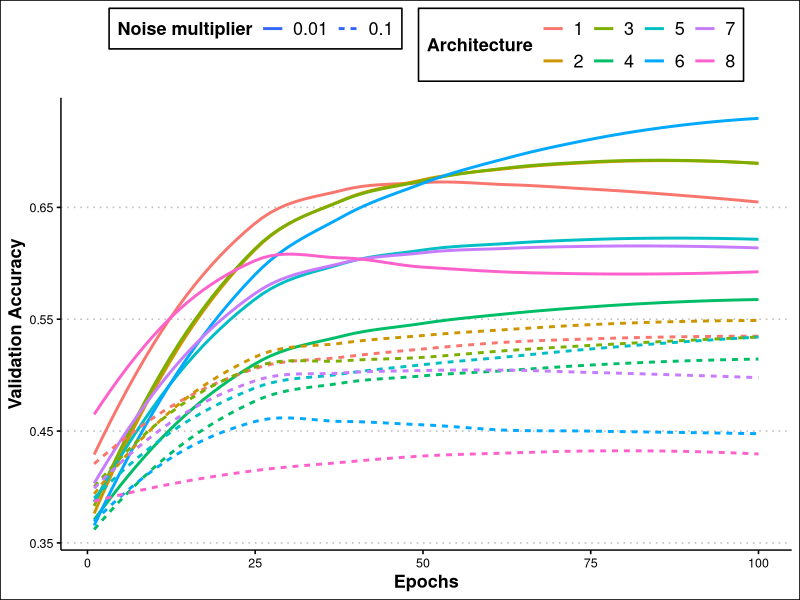
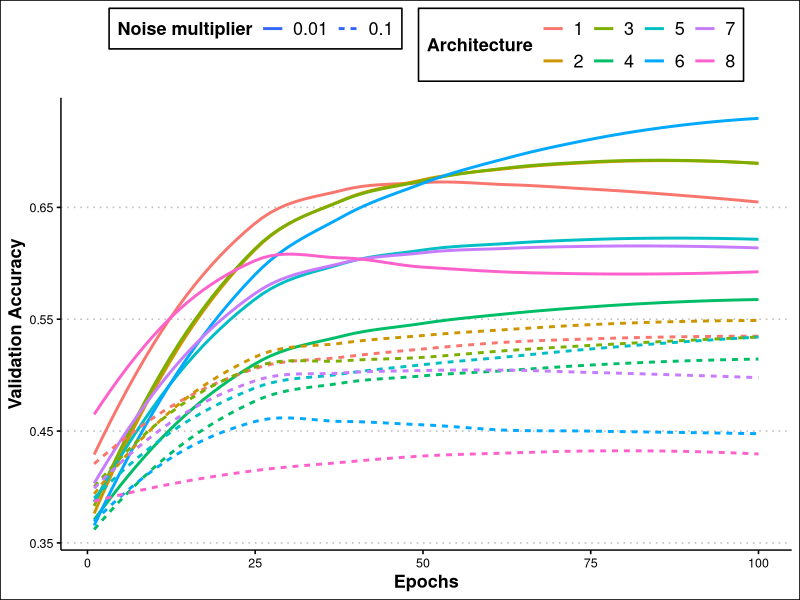

Source code (R) for these figures, in order:
library(readr)
library(ggplot2)
library(ggthemes)

data <- read_csv("results.csv", col_types = cols(model = col_integer(), bs = col_integer(), epochs = col_integer(), nmul = col_double(), nmicro = col_integer(), l2 = col_double(), eps = col_double()))

data$model <- data$model + 1
data$model = as.factor(data$model)
data$lr = as.factor(data$lr)
data$l2 = as.factor(data$l2)
data$bs = as.factor(data$bs)
data$nmul = as.factor(data$nmul)
data$nmicro = as.factor(data$nmicro)
data <- subset(data, dp == TRUE)

ggplot(data, aes(y=val_acc, x=epochs, col=model)) +
  geom_smooth(se = FALSE, aes(linetype=nmul), size = 1.0) +
  theme_clean() +
  theme(
    legend.position = "top",
    legend.direction = "horizontal", 
    legend.box = "horizontal",
    legend.text = element_text(size=13),
    legend.title = element_text(size=13),
    axis.title=element_text(size=13,face="bold")
  )+
  xlab("Epochs") +
  ylab("Validation Accuracy") +
  labs(linetype = "Noise multiplier") + 
  labs(color = "Architecture")

ggsave("graph.png", width = 225, height = 120, units = "mm", dpi = 1000)
